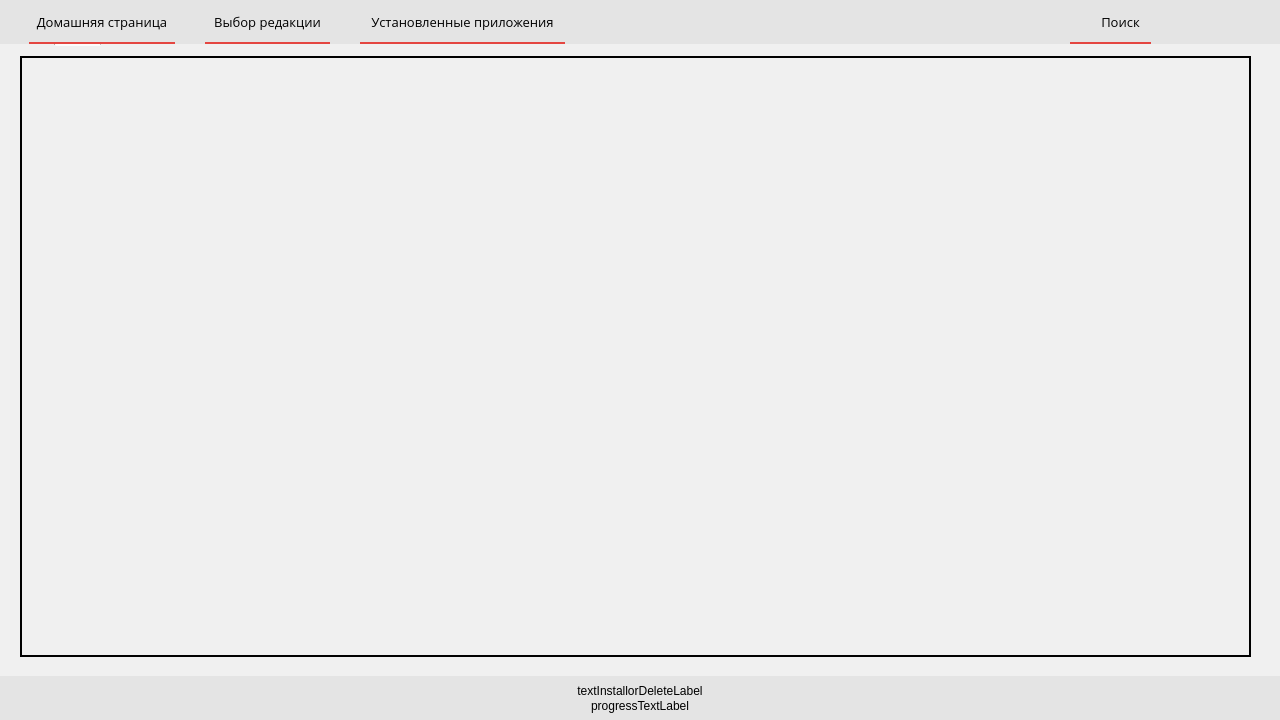
<?xml version="1.0" encoding="UTF-8"?>
<ui version="4.0">
 <author>A.Lapys</author>
 <class>MainWindow</class>
 <widget class="QMainWindow" name="MainWindow">
  <property name="enabled">
   <bool>true</bool>
  </property>
  <property name="geometry">
   <rect>
    <x>0</x>
    <y>0</y>
    <width>1280</width>
    <height>720</height>
   </rect>
  </property>
  <property name="minimumSize">
   <size>
    <width>1280</width>
    <height>720</height>
   </size>
  </property>
  <property name="maximumSize">
   <size>
    <width>1280</width>
    <height>720</height>
   </size>
  </property>
  <property name="focusPolicy">
   <enum>Qt::WheelFocus</enum>
  </property>
  <property name="windowTitle">
   <string>MainWindow</string>
  </property>
  <property name="styleSheet">
   <string notr="true"/>
  </property>
  <property name="animated">
   <bool>false</bool>
  </property>
  <widget class="QWidget" name="centralwidget">
   <property name="styleSheet">
    <string notr="true">background-color:#F0F0F0;</string>
   </property>
   <widget class="QWidget" name="header" native="true">
    <property name="enabled">
     <bool>true</bool>
    </property>
    <property name="geometry">
     <rect>
      <x>0</x>
      <y>0</y>
      <width>1280</width>
      <height>44</height>
     </rect>
    </property>
    <property name="styleSheet">
     <string notr="true">background-color: #E4E4E4;</string>
    </property>
    <widget class="QLabel" name="homeButton">
     <property name="geometry">
      <rect>
       <x>29</x>
       <y>0</y>
       <width>146</width>
       <height>44</height>
      </rect>
     </property>
     <property name="font">
      <font>
       <family>Open Sans</family>
       <pointsize>10</pointsize>
      </font>
     </property>
     <property name="cursor">
      <cursorShape>ArrowCursor</cursorShape>
     </property>
     <property name="layoutDirection">
      <enum>Qt::LeftToRight</enum>
     </property>
     <property name="autoFillBackground">
      <bool>false</bool>
     </property>
     <property name="styleSheet">
      <string notr="true">color: black;
border-bottom: 2px solid #E44641;
</string>
     </property>
     <property name="text">
      <string>Домашняя страница</string>
     </property>
     <property name="alignment">
      <set>Qt::AlignCenter</set>
     </property>
     <property name="wordWrap">
      <bool>false</bool>
     </property>
     <property name="openExternalLinks">
      <bool>false</bool>
     </property>
    </widget>
    <widget class="QLabel" name="cEditorialButton">
     <property name="geometry">
      <rect>
       <x>205</x>
       <y>0</y>
       <width>125</width>
       <height>44</height>
      </rect>
     </property>
     <property name="font">
      <font>
       <family>Open Sans</family>
       <pointsize>10</pointsize>
      </font>
     </property>
     <property name="cursor">
      <cursorShape>ArrowCursor</cursorShape>
     </property>
     <property name="layoutDirection">
      <enum>Qt::LeftToRight</enum>
     </property>
     <property name="autoFillBackground">
      <bool>false</bool>
     </property>
     <property name="styleSheet">
      <string notr="true">color: black;
border-bottom: 2px solid #E44641;
</string>
     </property>
     <property name="text">
      <string>Выбор редакции</string>
     </property>
     <property name="alignment">
      <set>Qt::AlignCenter</set>
     </property>
     <property name="wordWrap">
      <bool>false</bool>
     </property>
     <property name="openExternalLinks">
      <bool>false</bool>
     </property>
    </widget>
    <widget class="QLabel" name="iApplicationButton">
     <property name="geometry">
      <rect>
       <x>360</x>
       <y>0</y>
       <width>205</width>
       <height>44</height>
      </rect>
     </property>
     <property name="font">
      <font>
       <family>Open Sans</family>
       <pointsize>10</pointsize>
      </font>
     </property>
     <property name="cursor">
      <cursorShape>ArrowCursor</cursorShape>
     </property>
     <property name="layoutDirection">
      <enum>Qt::LeftToRight</enum>
     </property>
     <property name="autoFillBackground">
      <bool>false</bool>
     </property>
     <property name="styleSheet">
      <string notr="true">color: black;
border-bottom: 2px solid #E44641;
</string>
     </property>
     <property name="text">
      <string>Установленные приложения</string>
     </property>
     <property name="alignment">
      <set>Qt::AlignCenter</set>
     </property>
     <property name="wordWrap">
      <bool>false</bool>
     </property>
     <property name="openExternalLinks">
      <bool>false</bool>
     </property>
    </widget>
    <widget class="QLabel" name="searchButton">
     <property name="geometry">
      <rect>
       <x>1070</x>
       <y>0</y>
       <width>28</width>
       <height>44</height>
      </rect>
     </property>
     <property name="styleSheet">
      <string notr="true">color: black;
border-bottom: 2px solid #E44641;
</string>
     </property>
     <property name="text">
      <string/>
     </property>
     <property name="pixmap">
      <pixmap resource="resources.qrc">:/mainWindow/imageRedStore/search.png</pixmap>
     </property>
    </widget>
    <widget class="QLabel" name="settingsButton">
     <property name="geometry">
      <rect>
       <x>1214</x>
       <y>0</y>
       <width>36</width>
       <height>44</height>
      </rect>
     </property>
     <property name="text">
      <string/>
     </property>
     <property name="pixmap">
      <pixmap resource="resources.qrc">:/mainWindow/imageRedStore/settings.png</pixmap>
     </property>
    </widget>
    <widget class="QLabel" name="supportButton">
     <property name="geometry">
      <rect>
       <x>1171</x>
       <y>0</y>
       <width>28</width>
       <height>44</height>
      </rect>
     </property>
     <property name="styleSheet">
      <string notr="true"/>
     </property>
     <property name="text">
      <string/>
     </property>
     <property name="pixmap">
      <pixmap resource="resources.qrc">:/mainWindow/imageRedStore/support.png</pixmap>
     </property>
    </widget>
    <widget class="QLabel" name="searchTextLabel">
     <property name="geometry">
      <rect>
       <x>1090</x>
       <y>0</y>
       <width>61</width>
       <height>44</height>
      </rect>
     </property>
     <property name="font">
      <font>
       <family>Open Sans</family>
       <pointsize>10</pointsize>
      </font>
     </property>
     <property name="cursor">
      <cursorShape>ArrowCursor</cursorShape>
     </property>
     <property name="layoutDirection">
      <enum>Qt::LeftToRight</enum>
     </property>
     <property name="autoFillBackground">
      <bool>false</bool>
     </property>
     <property name="styleSheet">
      <string notr="true">color: black;
border-bottom: 2px solid #E44641;
</string>
     </property>
     <property name="text">
      <string>Поиск</string>
     </property>
     <property name="alignment">
      <set>Qt::AlignCenter</set>
     </property>
     <property name="wordWrap">
      <bool>false</bool>
     </property>
     <property name="openExternalLinks">
      <bool>false</bool>
     </property>
    </widget>
    <zorder>searchTextLabel</zorder>
    <zorder>homeButton</zorder>
    <zorder>cEditorialButton</zorder>
    <zorder>iApplicationButton</zorder>
    <zorder>searchButton</zorder>
    <zorder>settingsButton</zorder>
    <zorder>supportButton</zorder>
   </widget>
   <widget class="QWidget" name="installationFooter" native="true">
    <property name="enabled">
     <bool>false</bool>
    </property>
    <property name="geometry">
     <rect>
      <x>0</x>
      <y>676</y>
      <width>1280</width>
      <height>44</height>
     </rect>
    </property>
    <property name="styleSheet">
     <string notr="true">background-color: #E4E4E4;</string>
    </property>
    <widget class="QProgressBar" name="progressBar">
     <property name="geometry">
      <rect>
       <x>0</x>
       <y>0</y>
       <width>1280</width>
       <height>2</height>
      </rect>
     </property>
     <property name="styleSheet">
      <string notr="true">QProgressBar{
border-radius:0;
}

QProgressBar::chunk{
background-color:#E44641;
}
</string>
     </property>
     <property name="value">
      <number>0</number>
     </property>
     <property name="alignment">
      <set>Qt::AlignLeading|Qt::AlignLeft|Qt::AlignVCenter</set>
     </property>
     <property name="textVisible">
      <bool>false</bool>
     </property>
     <property name="orientation">
      <enum>Qt::Horizontal</enum>
     </property>
     <property name="invertedAppearance">
      <bool>false</bool>
     </property>
    </widget>
    <widget class="QLabel" name="textInstallorDeleteLabel">
     <property name="geometry">
      <rect>
       <x>0</x>
       <y>6</y>
       <width>1280</width>
       <height>18</height>
      </rect>
     </property>
     <property name="styleSheet">
      <string notr="true">color:black;
</string>
     </property>
     <property name="text">
      <string>textInstallorDeleteLabel</string>
     </property>
     <property name="scaledContents">
      <bool>false</bool>
     </property>
     <property name="alignment">
      <set>Qt::AlignCenter</set>
     </property>
    </widget>
    <widget class="QLabel" name="progressTextLabel">
     <property name="geometry">
      <rect>
       <x>0</x>
       <y>21</y>
       <width>1280</width>
       <height>18</height>
      </rect>
     </property>
     <property name="styleSheet">
      <string notr="true">color:black;
background-color:transparent;
</string>
     </property>
     <property name="text">
      <string>progressTextLabel</string>
     </property>
     <property name="scaledContents">
      <bool>false</bool>
     </property>
     <property name="alignment">
      <set>Qt::AlignCenter</set>
     </property>
    </widget>
   </widget>
   <widget class="QTabWidget" name="tabWidget">
    <property name="geometry">
     <rect>
      <x>0</x>
      <y>20</y>
      <width>1281</width>
      <height>651</height>
     </rect>
    </property>
    <property name="minimumSize">
     <size>
      <width>1281</width>
      <height>0</height>
     </size>
    </property>
    <property name="styleSheet">
     <string notr="true">border:transparent; 
background-color:#F0F0F0;</string>
    </property>
    <property name="tabPosition">
     <enum>QTabWidget::North</enum>
    </property>
    <property name="tabShape">
     <enum>QTabWidget::Rounded</enum>
    </property>
    <property name="currentIndex">
     <number>1</number>
    </property>
    <property name="elideMode">
     <enum>Qt::ElideNone</enum>
    </property>
    <property name="usesScrollButtons">
     <bool>false</bool>
    </property>
    <property name="documentMode">
     <bool>false</bool>
    </property>
    <property name="tabsClosable">
     <bool>false</bool>
    </property>
    <property name="movable">
     <bool>false</bool>
    </property>
    <property name="tabBarAutoHide">
     <bool>false</bool>
    </property>
    <widget class="QWidget" name="home">
     <attribute name="title">
      <string>home</string>
     </attribute>
    </widget>
    <widget class="QWidget" name="iapp">
     <attribute name="title">
      <string>iapp</string>
     </attribute>
     <widget class="QTableWidget" name="tableWidget">
      <property name="geometry">
       <rect>
        <x>20</x>
        <y>10</y>
        <width>1231</width>
        <height>601</height>
       </rect>
      </property>
      <property name="styleSheet">
       <string notr="true">border:2px solid black;
</string>
      </property>
     </widget>
    </widget>
   </widget>
   <zorder>tabWidget</zorder>
   <zorder>header</zorder>
   <zorder>installationFooter</zorder>
  </widget>
 </widget>
 <resources>
  <include location="resources.qrc"/>
 </resources>
 <connections/>
</ui>
